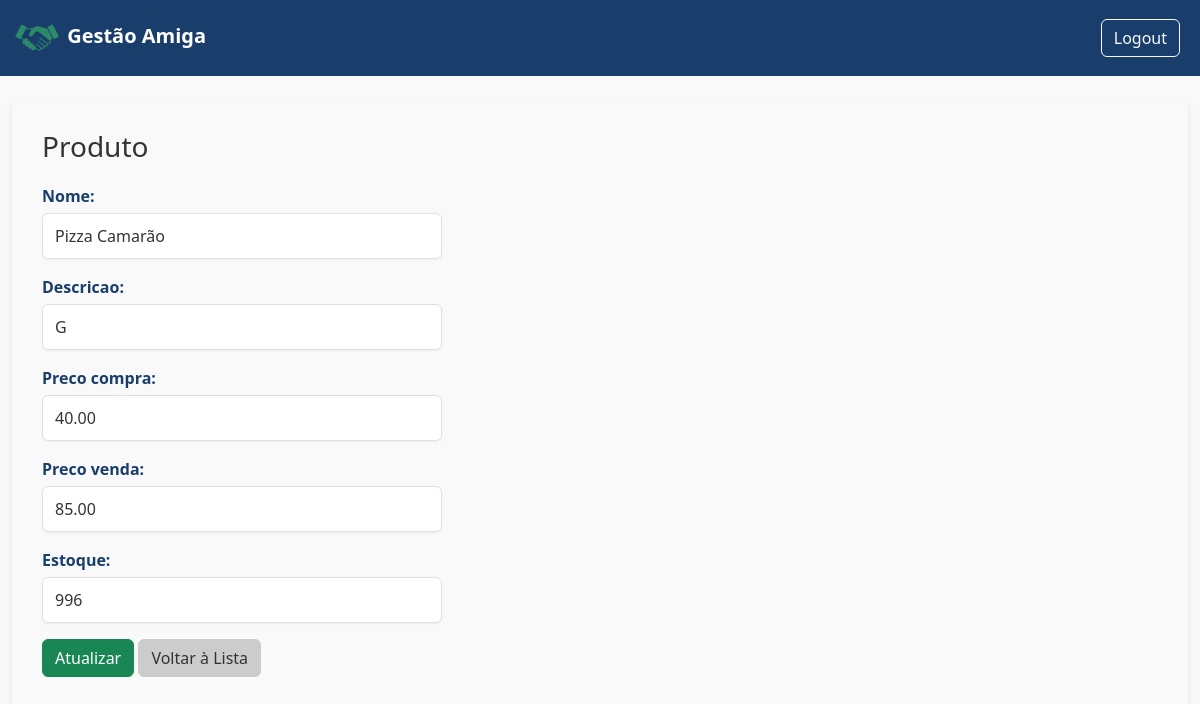
Page /loja/9/produto/13/editar/ (signed in) on the earlier database version.
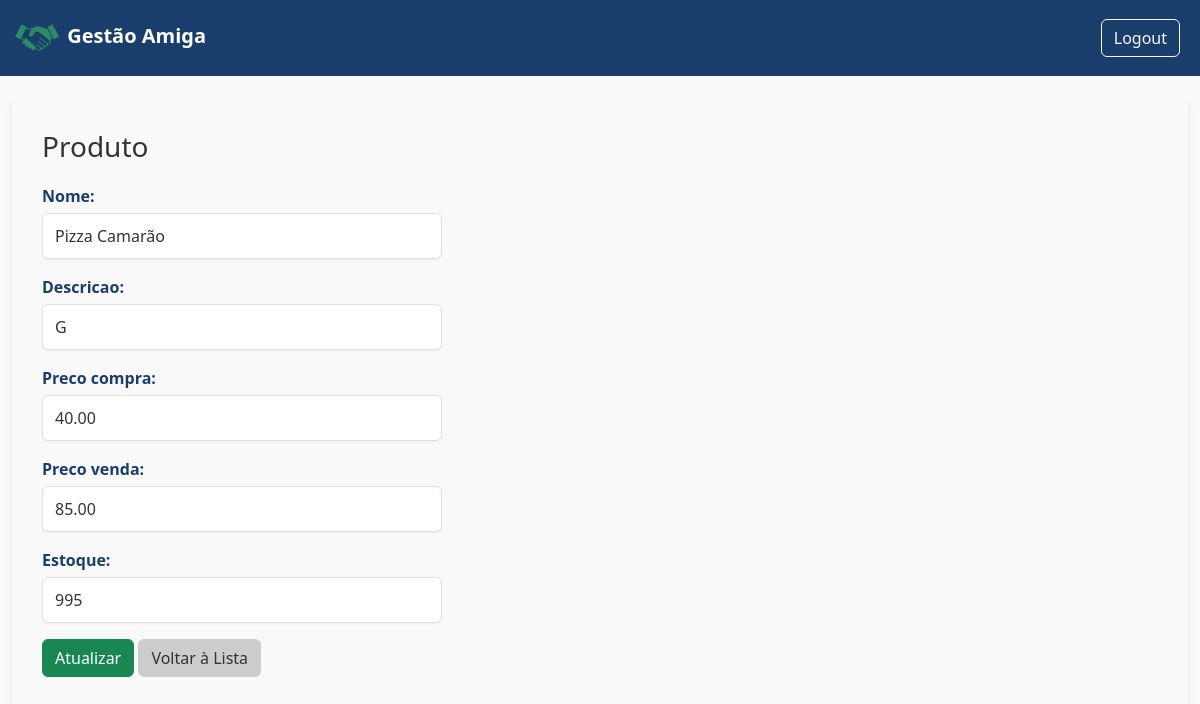
Same page on the later database version.
### gestao/models.py (models this page shows, shortened)
class Produto(models.Model):
    loja = models.ForeignKey(Loja, related_name='produtos', on_delete=models.CASCADE)
    nome = models.CharField(max_length=100)
    descricao = models.CharField(max_length=100, default="---")
    preco_compra = models.DecimalField(max_digits=8, decimal_places=2, default=0)
    preco_venda = models.DecimalField(max_digits=8, decimal_places=2, default=1)
    estoque = models.IntegerField()

### gestao/views.py (the view)
# urls.py: path('loja/<int:loja_id>/produto/<int:produto_id>/editar/', views.editar_produto, name="editar_produto"),
@login_required
def editar_produto(request, loja_id, produto_id):
    loja = get_object_or_404(Loja, id=loja_id, dono=request.user)
    produto = get_object_or_404(Produto, id=produto_id, loja=loja)
    if request.method == "POST":
        form = ProdutoForm(request.POST, instance=produto)
        if form.is_valid():
            form.save()
            return redirect('lista_produtos', loja_id=loja.id)
    else:
        form = ProdutoForm(instance=produto)
    return render(request, 'produtos/cadastro_produto.html', {'loja': loja, 'form': form, 'produto': produto})

### gestao/forms.py
class ProdutoForm(forms.ModelForm):
    class Meta:
        model = Produto
        fields = ['nome', 'descricao', 'preco_compra', 'preco_venda', 'estoque']

### templates/produtos/cadastro_produto.html (shortened to what this page needs)
{% extends 'base.html' %}
{% block content %}
<div style="margin: 50px left; padding: 30px; box-shadow: 0 4px 6px rgba(0,0,0,0.1);">
    <h3 class="title_page" style="color: var(--cor-secondary); margin-bottom: 20px;">
        Produto
    </h3>
    <form method="POST" class="auth-form">
        {{ form.as_p }}
        <div>
            <button type="submit" class="btn btn-success">
                {% if produto %}Atualizar{% else %}Cadastrar{% endif %}
            </button>
            <a href="{% url 'lista_produtos' loja.id %}" class="btn btn-secondary">Voltar à Lista</a>
        </div>
    </form>
</div>
{% endblock %}

Differences in the rows shown:
changed Produto "Pizza Camarão": estoque "996" → "995"
